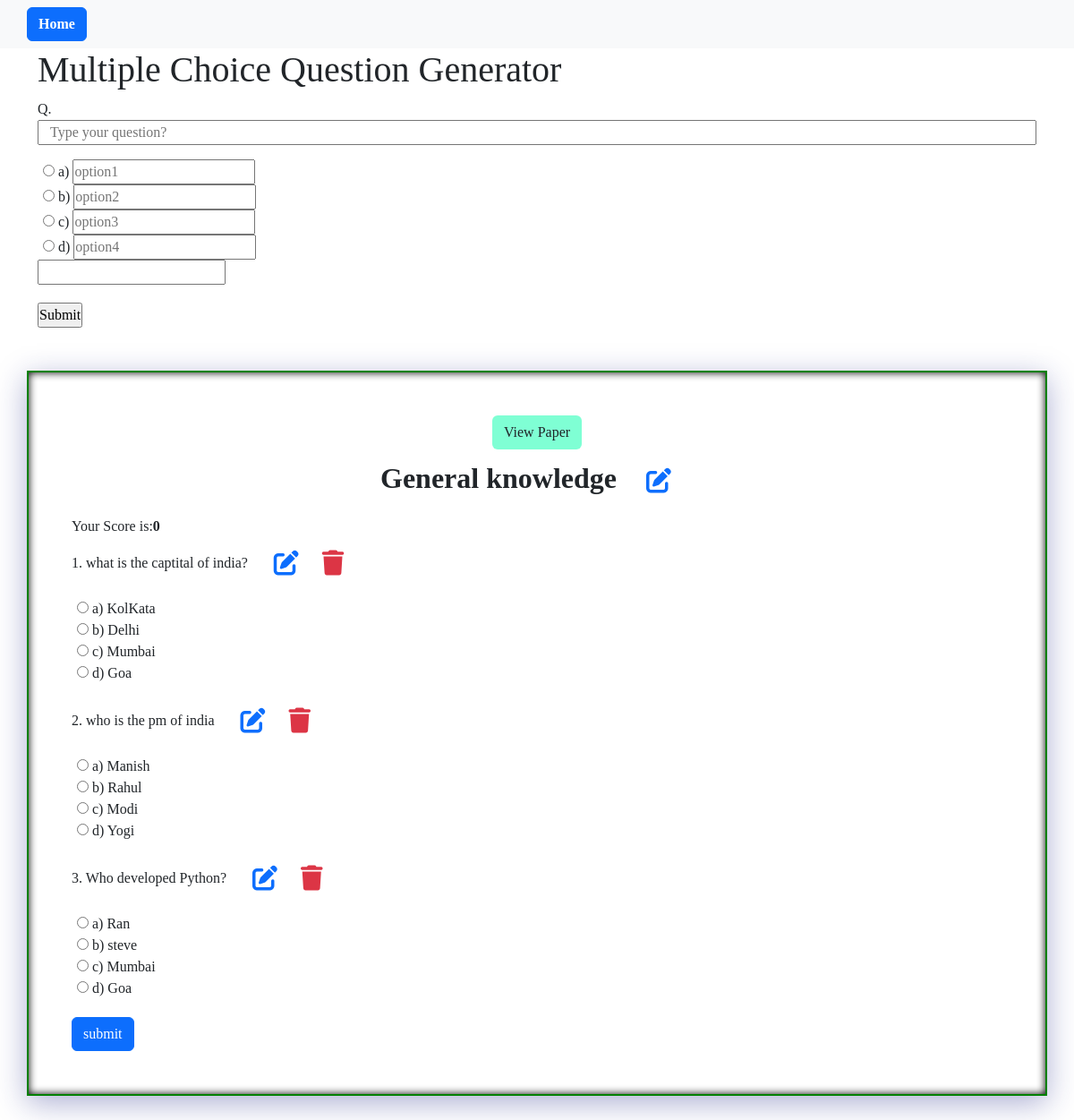
Page /index/1 on the committed database.
### website/models.py (models this page shows, shortened)
class QuizHeading(models.Model):
    name=models.TextField(null=True)

class MCQ_Gen(models.Model):
    name=models.ForeignKey(QuizHeading,on_delete=models.CASCADE),
    code=models.IntegerField(null=True)
    que=models.TextField(null=True)
    ans=models.TextField(null=True)
    opt1=models.TextField(null=True)
    opt2=models.TextField(null=True)
    opt3=models.TextField(null=True)
    opt4=models.TextField(null=True)

### website/views.py (the view, shortened to what this page needs)
# urls.py: path('index/<int:id>',views.index,name='index'),
def index(request,id):
    context={
        "data":MCQ_Gen.objects.filter(code=id),
        "name":QuizHeading.objects.get(id=id).name,
        "id":id,
    }
    return render(request,'index.html',context)

### templates/index.html (shortened to what this page needs)
<!DOCTYPE html>
{% load static %}
<html lang="en">
<head>
    <link href="https://cdn.jsdelivr.net/npm/bootstrap@5.3.3/dist/css/bootstrap.min.css" rel="stylesheet">
    <link rel="stylesheet" href="{% static 'style.css' %}">
</head>
<body>
{% include "nav.html" %}
<div class="container">
    <h1>Multiple Choice Question Generator</h1>
    <form action='/index/{{id}}' method="post" id="quizForm">
  <div  class="question mcq">
            <p>Q.<input class="container" placeholder="Type your question?" type="text" name="que" id=""></p>
            <div class="options">
                <input type="radio" onchange="gt1()" id="MCQ-G"  name="ans"> a) <input type="text"  placeholder="option1" name="opt1" id="a"><br>
                <input type="radio" onchange="gt2()" id="MCQ-G"  name="ans"> b) <input type="text" placeholder="option2"  name="opt2" id="b"><br>
                <input type="radio" onchange="gt3()" id="MCQ-G"  name="ans"> c) <input type="text" placeholder="option3"  name="opt3" id="c"><br>
                <input type="radio" onchange="gt4()" id="MCQ-G"  name="ans"> d) <input type="text" placeholder="option4"  name="opt4" id="d"><br>
            </div>
            <input id="ans" name="ans" type="text">
        </div>
        <input type="submit" value="Submit">
    </form>
</div>
<div class="container mt-5 mb-5  p-5 box">
    <div class="container-fluid text-center">
       <a href="/questions/{{id}}"> <div class="btn mb-2" title="Go to Download Question Paper"  id="downloadQuestionPaper">View Paper</div></a>
    </div>
    <div class="container text-center fs-2 mb-3 fw-bold">{{name}}<a title="Edit Name" href="/quiz_edit/{{id}}"><button class="btn text-primary mx-3 px-2 p-0 m-0 fs-3 "><i class="fa-solid fa-pen-to-square"></i></button></a></div>
    <div class="scorecounter mb-2">Your Score is:<span class="fw-bold" id="score">0 </span></div>
    {% if data %}
            {% for i in data %}
                <div class="question checkquestion">
                    <p>{{ forloop.counter }}. {{i.que}} <a title="Edit Question" href="/que_edit/{{i.id}}"><button class="btn text-primary mx-3 px-2 p-0 m-0 fs-3 "><i class="fa-solid fa-pen-to-square"></i></button></a><a title="Edit Question" href="/que_delete/{{i.id}}"><button class="btn text-danger  p-0 m-0 fs-3 "><i class="fa-solid fa-trash"></i></button></a></p>
                    <div class="options">
                        <input type="radio" data="same" name="q{{ forloop.counter }}" crans="{{i.ans}}" id="hel" value="{{i.opt1}}"> a) {{i.opt1}}<br>
                        <input type="radio" data="same" name="q{{ forloop.counter }}" crans="{{i.ans}}" id="hel" value="{{i.opt2}}"> b) {{i.opt2}}<br>
                        <input type="radio" data="same" name="q{{ forloop.counter }}" crans="{{i.ans}}" id="hel" value="{{i.opt3}}"> c) {{i.opt3}}<br>
                        <input type="radio" data="same" name="q{{ forloop.counter }}" crans="{{i.ans}}" id="hel" value="{{i.opt4}}"> d) {{i.opt4}}<br>
                    </div>
                </div>
            {% endfor %}
    <button class="btn btn-primary" id="submit"  type="submit" >submit</button>
    {% else %}
    <h1>No, Question..</h1>
    {% endif %}
</div>
</body>
</html>

### templates/nav.html (shortened to what this page needs)
<nav class="navbar sticky-top navbar-expand-lg bg-body-tertiary">
  <div class="container-fluid">
      <ul class="navbar-nav me-auto mb-2 mb-lg-0 container text-center">
          <a class=" fw-bold  btn btn-primary" title="Go To Home Page" aria-current="page" href="/">Home</a>
      </ul>
    </div>
</nav>

### static/style.css (style rules this page uses)
* { padding:0; margin:0; box-sizing:border-box; font-family: Tahoma; }
body { height:100%; width:100%; }
.question { margin-bottom: 20px; }
.options { margin-left: 6px; }
#ans { color: green; font-weight: bold; }
.box { background: #ffffff; min-height: 100vh; width: 100%; border: 2px solid green; box-shadow: inset 0 0 10px black, 0 8px 32px 0 rgba(31, 38, 135, 0.37); }
#downloadQuestionPaper { background-color: aquamarine; }

### rows in the picture
QuizHeading: name "General knowledge"
MCQ_Gen: que "what is the captital of india?", opt1 "KolKata", opt2 "Delhi", opt3 "Mumbai", opt4 "Goa"
MCQ_Gen: que "who is the pm of india", opt1 "Manish", opt2 "Rahul", opt3 "Modi", opt4 "Yogi"
MCQ_Gen: que "Who developed Python?", opt1 "Ran", opt2 "steve", opt3 "Mumbai", opt4 "Goa"
